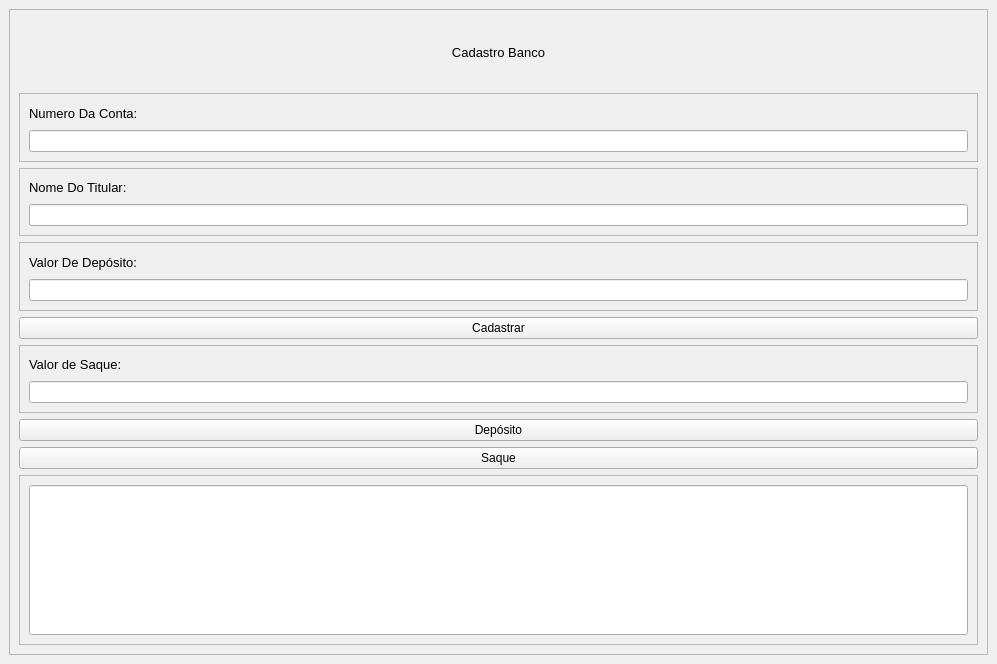
<?xml version="1.0" encoding="UTF-8"?>
<ui version="4.0">
 <class>MainWindow</class>
 <widget class="QMainWindow" name="MainWindow">
  <property name="geometry">
   <rect>
    <x>0</x>
    <y>0</y>
    <width>997</width>
    <height>664</height>
   </rect>
  </property>
  <property name="windowTitle">
   <string>Cadastro Banco</string>
  </property>
  <widget class="QWidget" name="centralwidget">
   <layout class="QVBoxLayout" name="verticalLayout_7">
    <item>
     <widget class="QFrame" name="frame_cadastro_banco">
      <property name="frameShape">
       <enum>QFrame::StyledPanel</enum>
      </property>
      <property name="frameShadow">
       <enum>QFrame::Raised</enum>
      </property>
      <layout class="QVBoxLayout" name="verticalLayout_6">
       <item>
        <widget class="QLabel" name="lbl_cadastro_banco">
         <property name="text">
          <string>&lt;html&gt;&lt;head/&gt;&lt;body&gt;&lt;p align=&quot;center&quot;&gt;&lt;span style=&quot; font-size:10pt;&quot;&gt;Cadastro Banco&lt;/span&gt;&lt;/p&gt;&lt;/body&gt;&lt;/html&gt;</string>
         </property>
        </widget>
       </item>
       <item>
        <widget class="QFrame" name="frame_numero_conta">
         <property name="frameShape">
          <enum>QFrame::StyledPanel</enum>
         </property>
         <property name="frameShadow">
          <enum>QFrame::Raised</enum>
         </property>
         <layout class="QVBoxLayout" name="verticalLayout">
          <item>
           <widget class="QLabel" name="lbl_numero_da_conta">
            <property name="text">
             <string>&lt;html&gt;&lt;head/&gt;&lt;body&gt;&lt;p&gt;&lt;span style=&quot; font-size:10pt;&quot;&gt;Numero Da Conta:&lt;/span&gt;&lt;/p&gt;&lt;/body&gt;&lt;/html&gt;</string>
            </property>
           </widget>
          </item>
          <item>
           <widget class="QLineEdit" name="txt_numero_da_conta"/>
          </item>
         </layout>
        </widget>
       </item>
       <item>
        <widget class="QFrame" name="frame_nome_do_titular">
         <property name="frameShape">
          <enum>QFrame::StyledPanel</enum>
         </property>
         <property name="frameShadow">
          <enum>QFrame::Raised</enum>
         </property>
         <layout class="QVBoxLayout" name="verticalLayout_2">
          <item>
           <widget class="QLabel" name="lbl_nome_do_titular">
            <property name="text">
             <string>&lt;html&gt;&lt;head/&gt;&lt;body&gt;&lt;p&gt;&lt;span style=&quot; font-size:10pt;&quot;&gt;Nome Do Titular:&lt;/span&gt;&lt;/p&gt;&lt;/body&gt;&lt;/html&gt;</string>
            </property>
           </widget>
          </item>
          <item>
           <widget class="QLineEdit" name="txt_nome_do_titular"/>
          </item>
         </layout>
        </widget>
       </item>
       <item>
        <widget class="QFrame" name="frame_valor_de_deposito">
         <property name="frameShape">
          <enum>QFrame::StyledPanel</enum>
         </property>
         <property name="frameShadow">
          <enum>QFrame::Raised</enum>
         </property>
         <layout class="QVBoxLayout" name="verticalLayout_3">
          <item>
           <widget class="QLabel" name="lbl_valor_de_deposito">
            <property name="text">
             <string>&lt;html&gt;&lt;head/&gt;&lt;body&gt;&lt;p&gt;&lt;span style=&quot; font-size:10pt;&quot;&gt;Valor De Depósito:&lt;/span&gt;&lt;/p&gt;&lt;/body&gt;&lt;/html&gt;</string>
            </property>
           </widget>
          </item>
          <item>
           <widget class="QLineEdit" name="txt_valor_de_deposito"/>
          </item>
         </layout>
        </widget>
       </item>
       <item>
        <widget class="QPushButton" name="btn_cadastrar">
         <property name="text">
          <string>Cadastrar</string>
         </property>
        </widget>
       </item>
       <item>
        <widget class="QFrame" name="frame_valor_de_saque">
         <property name="frameShape">
          <enum>QFrame::StyledPanel</enum>
         </property>
         <property name="frameShadow">
          <enum>QFrame::Raised</enum>
         </property>
         <layout class="QVBoxLayout" name="verticalLayout_4">
          <item>
           <widget class="QLabel" name="lbl_valor_de_saque">
            <property name="text">
             <string>&lt;html&gt;&lt;head/&gt;&lt;body&gt;&lt;p&gt;&lt;span style=&quot; font-size:10pt;&quot;&gt;Valor de Saque:&lt;/span&gt;&lt;/p&gt;&lt;/body&gt;&lt;/html&gt;</string>
            </property>
           </widget>
          </item>
          <item>
           <widget class="QLineEdit" name="txt_valor_de_saque"/>
          </item>
         </layout>
        </widget>
       </item>
       <item>
        <widget class="QPushButton" name="btn_deposito">
         <property name="text">
          <string>Depósito</string>
         </property>
        </widget>
       </item>
       <item>
        <widget class="QPushButton" name="btn_saque">
         <property name="text">
          <string>Saque</string>
         </property>
        </widget>
       </item>
       <item>
        <widget class="QFrame" name="frame_resultados">
         <property name="minimumSize">
          <size>
           <width>150</width>
           <height>150</height>
          </size>
         </property>
         <property name="frameShape">
          <enum>QFrame::StyledPanel</enum>
         </property>
         <property name="frameShadow">
          <enum>QFrame::Raised</enum>
         </property>
         <layout class="QVBoxLayout" name="verticalLayout_5">
          <item>
           <widget class="QLineEdit" name="txt_resultado">
            <property name="minimumSize">
             <size>
              <width>150</width>
              <height>150</height>
             </size>
            </property>
            <property name="readOnly">
             <bool>true</bool>
            </property>
           </widget>
          </item>
         </layout>
        </widget>
       </item>
      </layout>
     </widget>
    </item>
   </layout>
  </widget>
 </widget>
 <resources/>
 <connections/>
</ui>
